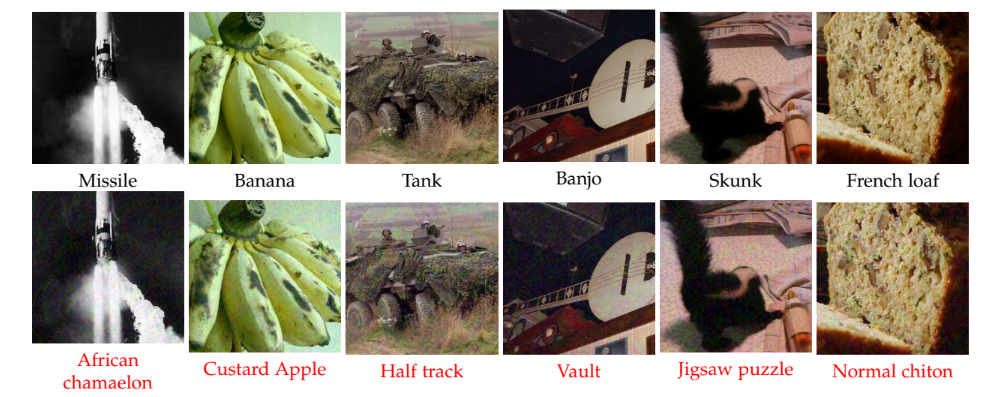
#> input picture classification/classification_example.png, 1000 x 397 px
$ python -i functions.py   (imports and definitions only)   (older library calls are emulated)
#> lines starting #> are read from the running program, lines starting #| are printed output that depends on the picture
import numpy as np
import skimage.io as sio
import cv2
import random
import math
import tensorflow as tf
from skimage.transform import resize
from scipy.misc import imread, imresize

# Randomizers


# [87 lines left out: functions flip, blur, rotate, rand_crop, randomizer, not called in this run]


# A generic preprocessor for all the kinds of networks.

def img_preprocess(img_path, size=224, augment=False):
#> called with img_path = '../classification_example.png', size = 224, augment = False
    mean = [103.939, 116.779, 123.68]
    img = imread(img_path)
#> img is the input picture: shape (397, 1000, 3); mean R, G, B 149.6, 141.7, 127.3
    if augment:
        img = randomizer(img)
    if len(img.shape) == 2:
        img = np.dstack([img, img, img])
    resFac = 256.0/min(img.shape[:2])
#> resFac = 0.645
    newSize = list(map(int, (img.shape[0]*resFac, img.shape[1]*resFac)))
#> newSize = [256, 644]
    img = resize(img, newSize, mode='constant', preserve_range=True)
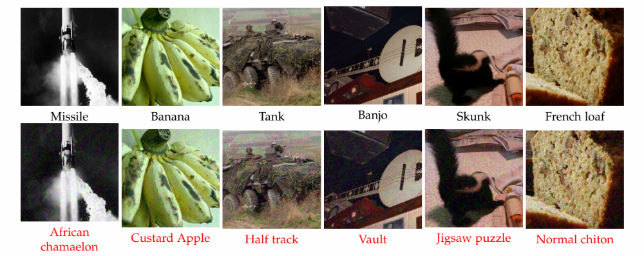
#> img: shape (256, 644, 3) float64; mean R, G, B 149.5, 141.6, 127.3
    offset = [newSize[0]/2.0 -
              np.floor(size/2.0), newSize[1]/2.0-np.floor(size/2.0)]
#> offset = [16, 210]
    img = img[int(offset[0]):int(offset[0])+size,
              int(offset[1]):int(offset[1])+size, :]
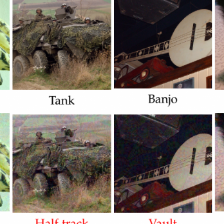
#> img: shape (224, 224, 3) float64; mean R, G, B 127.9, 117.6, 109.4
    img[:, :, 0] -= mean[2]
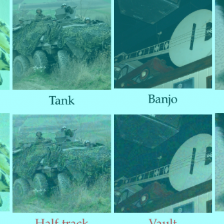
#> img: shape (224, 224, 3) float64; mean R, G, B 4.2, 117.6, 109.4; drawn with min black and max white
    img[:, :, 1] -= mean[1]
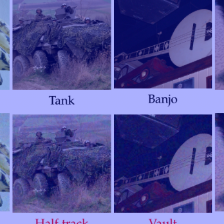
#> img: shape (224, 224, 3) float64; mean R, G, B 4.2, 0.9, 109.4; drawn with min black and max white
    img[:, :, 2] -= mean[0]
    img[:, :, [0, 1, 2]] = img[:, :, [2, 1, 0]]
    img = np.reshape(img, [1, size, size, 3])
    return img


def downsample(inp):
    return np.reshape(inp[1:-2, 1:-2, :], [1, 224, 224, 3])


# [10 lines left out: function upsample, not called in this run]

>>> result = img_preprocess('../classification_example.png')
